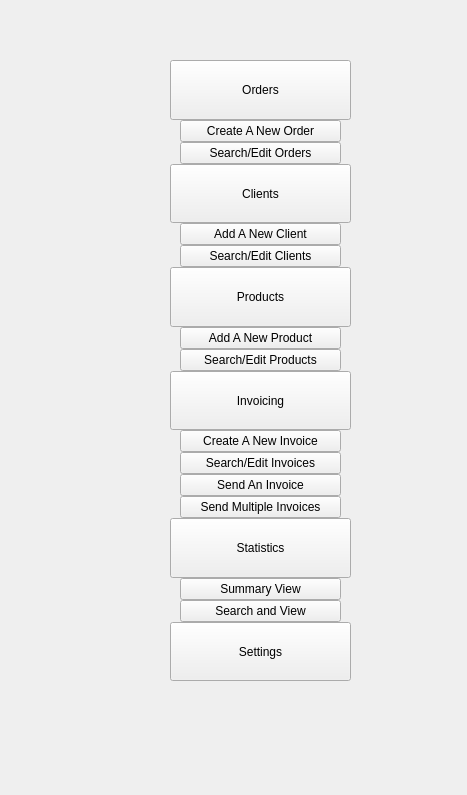
<?xml version="1.0" encoding="UTF-8"?>
<ui version="4.0">
 <class>Form</class>
 <widget class="QWidget" name="Form">
  <property name="geometry">
   <rect>
    <x>0</x>
    <y>0</y>
    <width>467</width>
    <height>795</height>
   </rect>
  </property>
  <property name="windowTitle">
   <string>Form</string>
  </property>
  <widget class="QWidget" name="gridLayoutWidget">
   <property name="geometry">
    <rect>
     <x>170</x>
     <y>60</y>
     <width>181</width>
     <height>621</height>
    </rect>
   </property>
   <layout class="QGridLayout" name="ui_gridLayout_menuButtons">
    <property name="spacing">
     <number>0</number>
    </property>
    <item row="14" column="1">
     <widget class="QPushButton" name="ux_pButton_sendMultInvoices">
      <property name="sizePolicy">
       <sizepolicy hsizetype="Expanding" vsizetype="Fixed">
        <horstretch>0</horstretch>
        <verstretch>0</verstretch>
       </sizepolicy>
      </property>
      <property name="text">
       <string>Send Multiple Invoices</string>
      </property>
     </widget>
    </item>
    <item row="18" column="0" colspan="3">
     <widget class="QPushButton" name="ux_pButton_Settings">
      <property name="sizePolicy">
       <sizepolicy hsizetype="Expanding" vsizetype="Expanding">
        <horstretch>0</horstretch>
        <verstretch>0</verstretch>
       </sizepolicy>
      </property>
      <property name="text">
       <string>Settings</string>
      </property>
     </widget>
    </item>
    <item row="7" column="0" colspan="3">
     <widget class="QPushButton" name="ux_pButton_Products">
      <property name="sizePolicy">
       <sizepolicy hsizetype="Expanding" vsizetype="Expanding">
        <horstretch>0</horstretch>
        <verstretch>0</verstretch>
       </sizepolicy>
      </property>
      <property name="text">
       <string>Products</string>
      </property>
     </widget>
    </item>
    <item row="1" column="0" rowspan="3">
     <spacer name="horizontalSpacer_2">
      <property name="orientation">
       <enum>Qt::Horizontal</enum>
      </property>
      <property name="sizeType">
       <enum>QSizePolicy::Fixed</enum>
      </property>
      <property name="sizeHint" stdset="0">
       <size>
        <width>10</width>
        <height>20</height>
       </size>
      </property>
     </spacer>
    </item>
    <item row="1" column="2" rowspan="2">
     <spacer name="horizontalSpacer_3">
      <property name="orientation">
       <enum>Qt::Horizontal</enum>
      </property>
      <property name="sizeType">
       <enum>QSizePolicy::Fixed</enum>
      </property>
      <property name="sizeHint" stdset="0">
       <size>
        <width>10</width>
        <height>20</height>
       </size>
      </property>
     </spacer>
    </item>
    <item row="13" column="1">
     <widget class="QPushButton" name="ux_pButton_sendInvoice">
      <property name="sizePolicy">
       <sizepolicy hsizetype="Expanding" vsizetype="Fixed">
        <horstretch>0</horstretch>
        <verstretch>0</verstretch>
       </sizepolicy>
      </property>
      <property name="text">
       <string>Send An Invoice</string>
      </property>
     </widget>
    </item>
    <item row="1" column="1">
     <widget class="QPushButton" name="ux_pButton_newOrder">
      <property name="sizePolicy">
       <sizepolicy hsizetype="Expanding" vsizetype="Fixed">
        <horstretch>0</horstretch>
        <verstretch>0</verstretch>
       </sizepolicy>
      </property>
      <property name="text">
       <string>Create A New Order</string>
      </property>
     </widget>
    </item>
    <item row="6" column="1">
     <widget class="QPushButton" name="ux_pButton_searchEditClients">
      <property name="sizePolicy">
       <sizepolicy hsizetype="Expanding" vsizetype="Fixed">
        <horstretch>0</horstretch>
        <verstretch>0</verstretch>
       </sizepolicy>
      </property>
      <property name="text">
       <string>Search/Edit Clients</string>
      </property>
     </widget>
    </item>
    <item row="2" column="1">
     <widget class="QPushButton" name="ux_pButton_searchEditOrders">
      <property name="sizePolicy">
       <sizepolicy hsizetype="Expanding" vsizetype="Fixed">
        <horstretch>0</horstretch>
        <verstretch>0</verstretch>
       </sizepolicy>
      </property>
      <property name="text">
       <string>Search/Edit Orders</string>
      </property>
     </widget>
    </item>
    <item row="0" column="0" colspan="3">
     <widget class="QPushButton" name="ux_pButton_Orders">
      <property name="sizePolicy">
       <sizepolicy hsizetype="Expanding" vsizetype="Expanding">
        <horstretch>0</horstretch>
        <verstretch>0</verstretch>
       </sizepolicy>
      </property>
      <property name="text">
       <string>Orders</string>
      </property>
     </widget>
    </item>
    <item row="12" column="1">
     <widget class="QPushButton" name="ux_pButton_searchEditInvoices">
      <property name="sizePolicy">
       <sizepolicy hsizetype="Expanding" vsizetype="Fixed">
        <horstretch>0</horstretch>
        <verstretch>0</verstretch>
       </sizepolicy>
      </property>
      <property name="text">
       <string>Search/Edit Invoices</string>
      </property>
     </widget>
    </item>
    <item row="9" column="1">
     <widget class="QPushButton" name="ux_pButton_searchEditProducts">
      <property name="sizePolicy">
       <sizepolicy hsizetype="Expanding" vsizetype="Fixed">
        <horstretch>0</horstretch>
        <verstretch>0</verstretch>
       </sizepolicy>
      </property>
      <property name="text">
       <string>Search/Edit Products</string>
      </property>
     </widget>
    </item>
    <item row="15" column="0" colspan="3">
     <widget class="QPushButton" name="ux_pButton_Statistics">
      <property name="sizePolicy">
       <sizepolicy hsizetype="Expanding" vsizetype="Expanding">
        <horstretch>0</horstretch>
        <verstretch>0</verstretch>
       </sizepolicy>
      </property>
      <property name="text">
       <string>Statistics</string>
      </property>
     </widget>
    </item>
    <item row="10" column="0" colspan="3">
     <widget class="QPushButton" name="ux_pButton_Invoicing">
      <property name="sizePolicy">
       <sizepolicy hsizetype="Expanding" vsizetype="Expanding">
        <horstretch>0</horstretch>
        <verstretch>0</verstretch>
       </sizepolicy>
      </property>
      <property name="text">
       <string>Invoicing</string>
      </property>
     </widget>
    </item>
    <item row="4" column="0" colspan="3">
     <widget class="QPushButton" name="ux_pButton_Clients">
      <property name="sizePolicy">
       <sizepolicy hsizetype="Expanding" vsizetype="Expanding">
        <horstretch>0</horstretch>
        <verstretch>0</verstretch>
       </sizepolicy>
      </property>
      <property name="text">
       <string>Clients</string>
      </property>
     </widget>
    </item>
    <item row="5" column="1">
     <widget class="QPushButton" name="ux_pButton_addClient">
      <property name="sizePolicy">
       <sizepolicy hsizetype="Expanding" vsizetype="Fixed">
        <horstretch>0</horstretch>
        <verstretch>0</verstretch>
       </sizepolicy>
      </property>
      <property name="text">
       <string>Add A New Client</string>
      </property>
     </widget>
    </item>
    <item row="11" column="1">
     <widget class="QPushButton" name="ux_pButton_newInvoice">
      <property name="sizePolicy">
       <sizepolicy hsizetype="Expanding" vsizetype="Fixed">
        <horstretch>0</horstretch>
        <verstretch>0</verstretch>
       </sizepolicy>
      </property>
      <property name="text">
       <string>Create A New Invoice</string>
      </property>
     </widget>
    </item>
    <item row="8" column="1">
     <widget class="QPushButton" name="ux_pButton_addProduct">
      <property name="sizePolicy">
       <sizepolicy hsizetype="Expanding" vsizetype="Fixed">
        <horstretch>0</horstretch>
        <verstretch>0</verstretch>
       </sizepolicy>
      </property>
      <property name="text">
       <string>Add A New Product</string>
      </property>
     </widget>
    </item>
    <item row="16" column="1">
     <widget class="QPushButton" name="ux_pButton_summaryView">
      <property name="sizePolicy">
       <sizepolicy hsizetype="Expanding" vsizetype="Fixed">
        <horstretch>0</horstretch>
        <verstretch>0</verstretch>
       </sizepolicy>
      </property>
      <property name="text">
       <string>Summary View</string>
      </property>
     </widget>
    </item>
    <item row="17" column="1">
     <widget class="QPushButton" name="ux_pButton_searchAndView">
      <property name="sizePolicy">
       <sizepolicy hsizetype="Expanding" vsizetype="Fixed">
        <horstretch>0</horstretch>
        <verstretch>0</verstretch>
       </sizepolicy>
      </property>
      <property name="text">
       <string>Search and View</string>
      </property>
     </widget>
    </item>
    <item row="5" column="2" rowspan="2">
     <spacer name="horizontalSpacer_4">
      <property name="orientation">
       <enum>Qt::Horizontal</enum>
      </property>
      <property name="sizeType">
       <enum>QSizePolicy::Fixed</enum>
      </property>
      <property name="sizeHint" stdset="0">
       <size>
        <width>10</width>
        <height>20</height>
       </size>
      </property>
     </spacer>
    </item>
    <item row="5" column="0" rowspan="2">
     <spacer name="horizontalSpacer_5">
      <property name="orientation">
       <enum>Qt::Horizontal</enum>
      </property>
      <property name="sizeType">
       <enum>QSizePolicy::Fixed</enum>
      </property>
      <property name="sizeHint" stdset="0">
       <size>
        <width>10</width>
        <height>20</height>
       </size>
      </property>
     </spacer>
    </item>
    <item row="8" column="2" rowspan="2">
     <spacer name="horizontalSpacer_6">
      <property name="orientation">
       <enum>Qt::Horizontal</enum>
      </property>
      <property name="sizeType">
       <enum>QSizePolicy::Fixed</enum>
      </property>
      <property name="sizeHint" stdset="0">
       <size>
        <width>10</width>
        <height>20</height>
       </size>
      </property>
     </spacer>
    </item>
    <item row="8" column="0" rowspan="2">
     <spacer name="horizontalSpacer_7">
      <property name="orientation">
       <enum>Qt::Horizontal</enum>
      </property>
      <property name="sizeType">
       <enum>QSizePolicy::Fixed</enum>
      </property>
      <property name="sizeHint" stdset="0">
       <size>
        <width>10</width>
        <height>20</height>
       </size>
      </property>
     </spacer>
    </item>
    <item row="11" column="0" rowspan="4">
     <spacer name="horizontalSpacer_8">
      <property name="orientation">
       <enum>Qt::Horizontal</enum>
      </property>
      <property name="sizeType">
       <enum>QSizePolicy::Fixed</enum>
      </property>
      <property name="sizeHint" stdset="0">
       <size>
        <width>10</width>
        <height>20</height>
       </size>
      </property>
     </spacer>
    </item>
    <item row="11" column="2" rowspan="4">
     <spacer name="horizontalSpacer_9">
      <property name="orientation">
       <enum>Qt::Horizontal</enum>
      </property>
      <property name="sizeType">
       <enum>QSizePolicy::Fixed</enum>
      </property>
      <property name="sizeHint" stdset="0">
       <size>
        <width>10</width>
        <height>20</height>
       </size>
      </property>
     </spacer>
    </item>
    <item row="16" column="2" rowspan="2">
     <spacer name="horizontalSpacer_10">
      <property name="orientation">
       <enum>Qt::Horizontal</enum>
      </property>
      <property name="sizeType">
       <enum>QSizePolicy::Fixed</enum>
      </property>
      <property name="sizeHint" stdset="0">
       <size>
        <width>10</width>
        <height>20</height>
       </size>
      </property>
     </spacer>
    </item>
    <item row="16" column="0" rowspan="2">
     <spacer name="horizontalSpacer_11">
      <property name="orientation">
       <enum>Qt::Horizontal</enum>
      </property>
      <property name="sizeType">
       <enum>QSizePolicy::Fixed</enum>
      </property>
      <property name="sizeHint" stdset="0">
       <size>
        <width>10</width>
        <height>20</height>
       </size>
      </property>
     </spacer>
    </item>
   </layout>
  </widget>
 </widget>
 <resources/>
 <connections/>
</ui>
